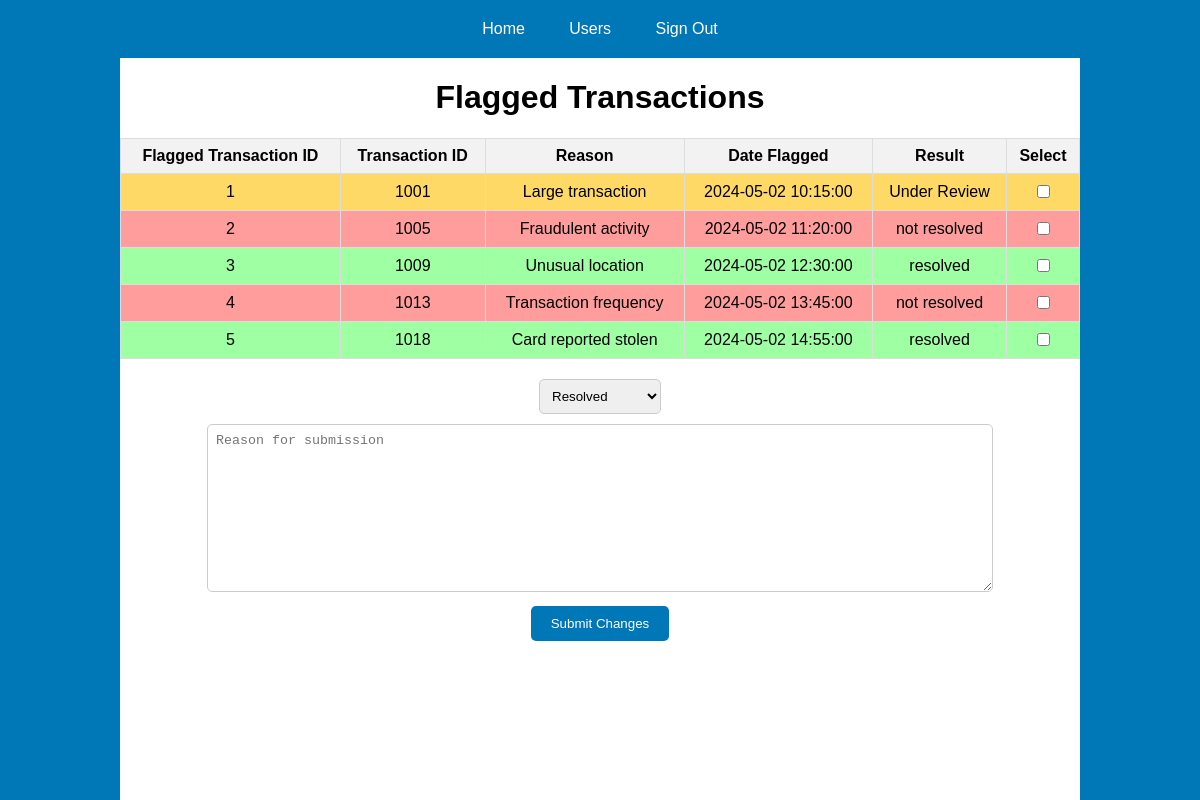
The app's page /admin-homepage.php with its own data.
### tables this page shows
CREATE TABLE "Flagged_transaction" (
	"flagged_transaction_id"	INTEGER,
	"transaction_id"	INTEGER NOT NULL,
	"reason"	VARCHAR(255),
	"date_flagged"	DATE,
	"result"	INTEGER,
	PRIMARY KEY("flagged_transaction_id")
);

### admin-homepage.php (the view, shortened to what this page needs)
<!DOCTYPE html>
<html lang="en">
<head>
    <link rel="stylesheet" href="styles.css">
</head>
<body>
    <header>
        <nav>
            <ul>
                <li><a href="admin-homepage.php">Home</a></li>
                <li><a href="admin-suspension.php">Users</a></li>
                <li><a href="admin-logout.php">Sign Out</a></li>
            </ul>
        </nav>
    </header>
    <div class="left-background"></div>
    <div class="right-background"></div>
    <div class="title-container">
        <h1>Flagged Transactions</h1>
    </div>
    <div class="table-container">
        <form method="post" action="<?php echo htmlspecialchars($_SERVER["PHP_SELF"]); ?>">
            <table>
                <thead>
                    <tr>
                        <th>Flagged Transaction ID</th>
                        <th>Transaction ID</th>
                        <th>Reason</th>
                        <th>Date Flagged</th>
                        <th>Result</th>
                        <th>Select</th>
                    </tr>
                </thead>
                <tbody>
                    <?php
                    $db = new PDO("sqlite:C:/xampp\htdocs\Currency-Transfer-Application\Currency_Database.db");
                    $db->setAttribute(PDO::ATTR_ERRMODE, PDO::ERRMODE_EXCEPTION);
                    $sql = "SELECT flagged_transaction_id, transaction_id, reason, date_flagged, result FROM flagged_transaction";
                    $stmt = $db->query($sql);
                    while ($row = $stmt->fetch(PDO::FETCH_ASSOC)) {
                        $highlightClass = '';
                        $resultText = '';
                        switch ($row['result']) {
                            case 1:
                                $highlightClass = 'highlight-green';
                                $resultText = 'resolved';
                                break;
                            case 0:
                                $highlightClass = 'highlight-red';
                                $resultText = 'not resolved';
                                break;
                            case 3:
                                $highlightClass = 'highlight-orange';
                                $resultText = 'Under Review';
                                break;
                        }
                        echo "<tr class='$highlightClass'>";
                        echo "<td>{$row['flagged_transaction_id']}</td>";
                        echo "<td>{$row['transaction_id']}</td>";
                        echo "<td>{$row['reason']}</td>";
                        echo "<td>{$row['date_flagged']}</td>";
                        echo "<td>$resultText</td>";
                        echo "<td><input type='checkbox' name='selected_transactions[]' value='{$row['flagged_transaction_id']}'></td>";
                        echo "</tr>";
                    }
                    ?>
                </tbody>
            </table>
            <div class="submit-container">
                <select name="new_result">
                    <option value="1">Resolved</option>
                </select>
                <br>
                <textarea name="reason" placeholder="Reason for submission"></textarea>
                <br>
                <input type="submit" name="submit_changes" value="Submit Changes">
            </div>
        </form>
    </div>
</body>
</html>

### styles.css (style rules this page uses)
body { font-family: Arial, sans-serif; margin: 0; padding: 0; }
header { background-color: #0077b6; color: #fff; padding: 20px 0; text-align: center; border-bottom: 0px solid #fff; }
header nav ul { list-style-type: none; margin: 0; padding: 0; }
header nav ul li { display: inline; }
header nav ul li a { text-decoration: none; color: #fff; padding: 10px 20px; }
form { margin-top: 20px; }
input[type="submit"] { background-color: #0077b6; color: #fff; padding: 10px 20px; border: none; border-radius: 5px; cursor: pointer; }
.left-background, .right-background { content: ""; display: block; position: fixed; top: 0; bottom: 0; width: 10%; background-color: #0077b6; z-index: -1; }
.left-background { left: 0; }
.right-background { right: 0; }

### admin-homepage.php (style rules this page uses)
.title-container { text-align: center; }
.table-container { text-align: center; margin: 20px auto; width: 80%; }
table { border-collapse: collapse; width: 100%; }
th, td { border: 1px solid #dddddd; padding: 8px; }
th { background-color: #f2f2f2; }
.highlight-green { background-color: #9effa3; }
.highlight-red { background-color: #ff9c9c; }
.highlight-orange { background-color: #ffd966; }
.submit-container { text-align: center; margin-top: 20px; }
select { padding: 8px; margin-bottom: 10px; border: 1px solid #ccc; border-radius: 5px; }
textarea { width: 80%; height: 150px; padding: 8px; margin-bottom: 10px; border: 1px solid #ccc; border-radius: 5px; }
input[type="submit"] { background-color: #0077b6; color: #fff; padding: 10px 20px; border: none; border-radius: 5px; cursor: pointer; }

### records on screen
flagged_transaction: flagged_transaction_id "1", transaction "1001", reason "Large transaction", date_flagged "2024-05-02 10:15:00", result "Under Review"
flagged_transaction: flagged_transaction_id "2", transaction "1005", reason "Fraudulent activity", date_flagged "2024-05-02 11:20:00", result "not resolved"
flagged_transaction: flagged_transaction_id "3", transaction "1009", reason "Unusual location", date_flagged "2024-05-02 12:30:00", result "resolved"
flagged_transaction: flagged_transaction_id "4", transaction "1013", reason "Transaction frequency", date_flagged "2024-05-02 13:45:00", result "not resolved"
flagged_transaction: flagged_transaction_id "5", transaction "1018", reason "Card reported stolen", date_flagged "2024-05-02 14:55:00", result "resolved"
